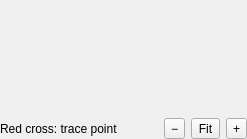
<?xml version="1.0" encoding="UTF-8"?>
<ui version="4.0">
 <class>ToolLibraryPreviewPane</class>
 <widget class="QWidget" name="ToolLibraryPreviewPane">
  <layout class="QVBoxLayout" name="verticalLayout">
   <property name="leftMargin"><number>0</number></property><property name="topMargin"><number>0</number></property><property name="rightMargin"><number>0</number></property><property name="bottomMargin"><number>0</number></property>
   <item><widget class="QScrollArea" name="scrollArea"><property name="frameShape"><enum>QFrame::Shape::NoFrame</enum></property><property name="widgetResizable"><bool>false</bool></property><property name="alignment"><set>Qt::AlignmentFlag::AlignCenter</set></property></widget></item>
   <item>
    <layout class="QHBoxLayout" name="controlsLayout">
     <property name="leftMargin"><number>0</number></property><property name="topMargin"><number>0</number></property><property name="rightMargin"><number>0</number></property><property name="bottomMargin"><number>0</number></property>
     <item><widget class="QLabel" name="tracePointLabel"><property name="text"><string>Red cross: trace point</string></property></widget></item>
     <item><spacer name="controlsSpacer"><property name="orientation"><enum>Qt::Orientation::Horizontal</enum></property><property name="sizeHint" stdset="0"><size><width>40</width><height>20</height></size></property></spacer></item>
     <item><widget class="QToolButton" name="zoomOutButton"><property name="toolTip"><string>Zoom out</string></property><property name="text"><string>−</string></property></widget></item>
     <item><widget class="QToolButton" name="fitButton"><property name="toolTip"><string>Fit preview</string></property><property name="text"><string>Fit</string></property></widget></item>
     <item><widget class="QToolButton" name="zoomInButton"><property name="toolTip"><string>Zoom in</string></property><property name="text"><string>+</string></property></widget></item>
    </layout>
   </item>
  </layout>
 </widget>
 <resources/>
 <connections/>
</ui>
